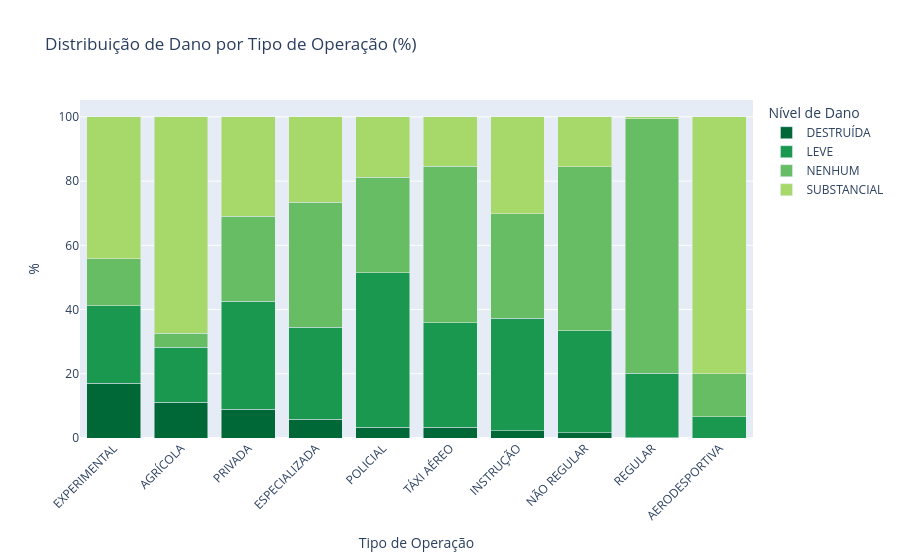

Here is the notebook cell this chart was saved with:
### Markdown cell above
### 3.4 — Severidade por Tipo de Operação

A relação entre tipo de operação e severidade é examinada em termos de **proporção dentro de cada categoria**, não de contagem absoluta. Operações de baixa altitude (AGRÍCOLA) e aeronaves experimentais tendem a apresentar maior proporção de danos severos — padrão consistente com a literatura de fatores de risco em aviação geral [2].

**Nota sobre viés de exposição:** a ausência de denominador de exposição por segmento (horas voadas ou movimentos) impede o cálculo de taxas de risco absoluto. Os resultados descrevem severidade *dado que uma ocorrência foi registrada*, não risco por operação realizada.

### Code cell
cross = pd.crosstab(
    df['aeronave_tipo_operacao'],
    df['aeronave_nivel_dano'],
    normalize='index'
) * 100

if 'DESTRUÍDA' in cross.columns:
    cross = cross.sort_values('DESTRUÍDA', ascending=False)

cross_long = cross.reset_index().melt(
    id_vars='aeronave_tipo_operacao',
    var_name='nivel_dano',
    value_name='pct'
)

fig = px.bar(
    cross_long,
    x='aeronave_tipo_operacao', y='pct',
    color='nivel_dano',
    barmode='stack',
    title='Distribuição de Dano por Tipo de Operação (%)',
    labels={'aeronave_tipo_operacao': 'Tipo de Operação', 'pct': '%', 'nivel_dano': 'Nível de Dano'},
    color_discrete_sequence=px.colors.diverging.RdYlGn[::-1]
)
fig.update_layout(xaxis_tickangle=-45)
fig.show()

print('\n% por tipo de operação:')
cross.round(1)

### Figure 1 — Plotly figure (JSON) as saved in the notebook; plotly's stock layout.template omitted (floating-point values rounded to 4 significant figures)
{"data": [{"hovertemplate": "Nível de Dano=DESTRUÍDA<br>Tipo de Operação=%{x}<br>%=%{y}<extra></extra>", "legendgroup": "DESTRUÍDA", "marker": {"color": "rgb(0,104,55)", "pattern": {"shape": ""}}, "name": "DESTRUÍDA", "orientation": "v", "showlegend": true, "textposition": "auto", "type": "bar", "x": ["EXPERIMENTAL", "AGRÍCOLA", "PRIVADA", "ESPECIALIZADA", "POLICIAL", "TÁXI AÉREO", "INSTRUÇÃO", "NÃO REGULAR", "REGULAR", "AERODESPORTIVA"], "xaxis": "x", "y": [17.13, 11.08, 8.981, 5.844, 3.383, 3.343, 2.287, 1.626, 0.0866, 0.0], "yaxis": "y"}, {"hovertemplate": "Nível de Dano=LEVE<br>Tipo de Operação=%{x}<br>%=%{y}<extra></extra>", "legendgroup": "LEVE", "marker": {"color": "rgb(26,152,80)", "pattern": {"shape": ""}}, "name": "LEVE", "orientation": "v", "showlegend": true, "textposition": "auto", "type": "bar", "x": ["EXPERIMENTAL", "AGRÍCOLA", "PRIVADA", "ESPECIALIZADA", "POLICIAL", "TÁXI AÉREO", "INSTRUÇÃO", "NÃO REGULAR", "REGULAR", "AERODESPORTIVA"], "xaxis": "x", "y": [24.03, 17.23, 33.56, 28.57, 48.12, 32.6, 35.0, 31.71, 20.13, 6.667], "yaxis": "y"}, {"hovertemplate": "Nível de Dano=NENHUM<br>Tipo de Operação=%{x}<br>%=%{y}<extra></extra>", "legendgroup": "NENHUM", "marker": {"color": "rgb(102,189,99)", "pattern": {"shape": ""}}, "name": "NENHUM", "orientation": "v", "showlegend": true, "textposition": "auto", "type": "bar", "x": ["EXPERIMENTAL", "AGRÍCOLA", "PRIVADA", "ESPECIALIZADA", "POLICIAL", "TÁXI AÉREO", "INSTRUÇÃO", "NÃO REGULAR", "REGULAR", "AERODESPORTIVA"], "xaxis": "x", "y": [14.64, 4.337, 26.46, 38.96, 29.7, 48.71, 32.54, 51.22, 79.15, 13.33], "yaxis": "y"}, {"hovertemplate": "Nível de Dano=SUBSTANCIAL<br>Tipo de Operação=%{x}<br>%=%{y}<extra></extra>", "legendgroup": "SUBSTANCIAL", "marker": {"color": "rgb(166,217,106)", "pattern": {"shape": ""}}, "name": "SUBSTANCIAL", "orientation": "v", "showlegend": true, "textposition": "auto", "type": "bar", "x": ["EXPERIMENTAL", "AGRÍCOLA", "PRIVADA", "ESPECIALIZADA", "POLICIAL", "TÁXI AÉREO", "INSTRUÇÃO", "NÃO REGULAR", "REGULAR", "AERODESPORTIVA"], "xaxis": "x", "y": [44.2, 67.35, 31.0, 26.62, 18.8, 15.35, 30.17, 15.45, 0.6278, 80.0], "yaxis": "y"}], "layout": {"barmode": "stack", "legend": {"title": {"text": "Nível de Dano"}, "tracegroupgap": 0}, "title": {"text": "Distribuição de Dano por Tipo de Operação (%)"}, "xaxis": {"anchor": "y", "domain": [0, 1], "tickangle": -45, "title": {"text": "Tipo de Operação"}}, "yaxis": {"anchor": "x", "domain": [0, 1], "title": {"text": "%"}}}}
